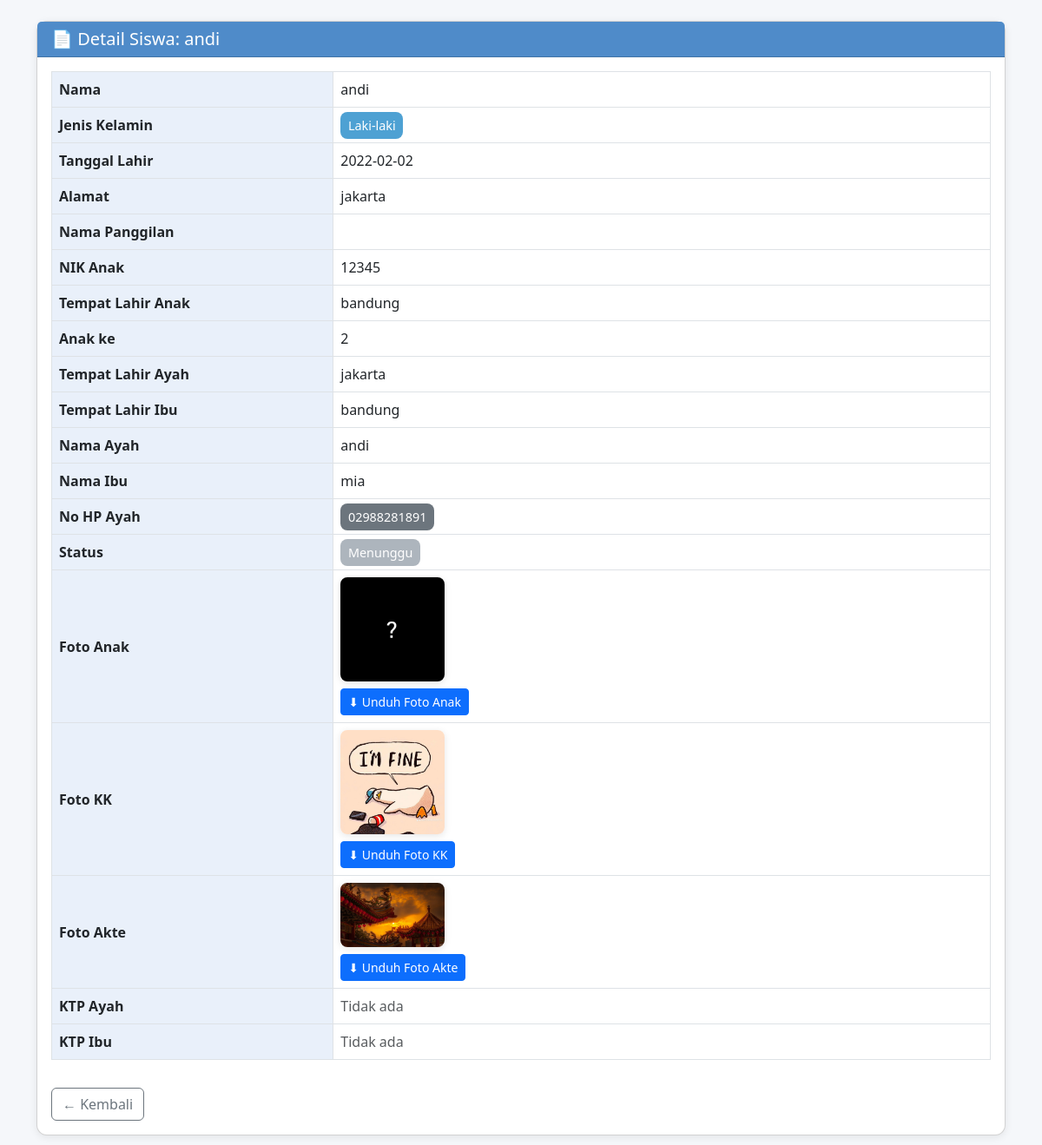
The app's page /admin/detail.php?id=13 (signed in) with its own data.
### tables this page shows
CREATE TABLE `siswa` (
  `id` int(11) NOT NULL,
  `nama` varchar(100) NOT NULL,
  `tanggal_lahir` date NOT NULL,
  `jenis_kelamin` enum('Laki-laki','Perempuan') NOT NULL,
  `alamat` text NOT NULL,
  `nama_ayah` varchar(100) NOT NULL,
  `nama_ibu` varchar(100) NOT NULL,
  `no_hp_ayah` varchar(20) NOT NULL,
  `foto_anak` varchar(255) NOT NULL,
  `foto_akte` varchar(255) DEFAULT NULL,
  `foto_kk` varchar(255) DEFAULT NULL,
  `status` enum('Menunggu','Sudah Di Konfirmasi','Ditolak') DEFAULT 'Menunggu',
  `nik_anak` varchar(25) DEFAULT NULL,
  `nama_panggilan` varchar(50) DEFAULT NULL,
  `anak_ke` int(11) DEFAULT NULL,
  `tempat_lahir_anak` varchar(100) DEFAULT NULL,
  `tempat_lahir_ayah` varchar(100) DEFAULT NULL,
  `tempat_lahir_ibu` varchar(100) DEFAULT NULL,
  `foto_ktp_ayah` varchar(255) DEFAULT NULL,
  `foto_ktp_ibu` varchar(255) DEFAULT NULL
);

### admin/detail.php (the view, shortened to what this page needs)
<?php
include '../config.php';
$id = intval($_GET['id']);
$query = mysqli_query($conn, "SELECT * FROM siswa WHERE id = $id");
$data = mysqli_fetch_assoc($query);
?>
<!DOCTYPE html>
<html lang="id">
<head>
  <link href="https://cdn.jsdelivr.net/npm/bootstrap@5.3.0/dist/css/bootstrap.min.css" rel="stylesheet">
</head>
<body class="p-4">
<div class="container">
  <div class="card">
    <div class="card-header">
      <h5 class="mb-0">📄 Detail Siswa: <?= htmlspecialchars($data['nama']) ?></h5>
    </div>
    <div class="card-body">
      <table class="table table-bordered align-middle">
        <tr><th>Nama</th><td><?= htmlspecialchars($data['nama']) ?></td></tr>
        <tr>
          <th>Jenis Kelamin</th>
          <td>
            <span class="badge-custom" style="background-color: <?= $data['jenis_kelamin'] === 'Laki-laki' ? '#4ea1d3' : '#dc8aa2' ?>;">
              <?= htmlspecialchars($data['jenis_kelamin']) ?>
            </span>
          </td>
        </tr>
        <tr><th>Tanggal Lahir</th><td><?= htmlspecialchars($data['tanggal_lahir']) ?></td></tr>
        <tr><th>Alamat</th><td><?= htmlspecialchars($data['alamat']) ?></td></tr>
        <tr><th>Nama Panggilan</th><td><?= htmlspecialchars($data['nama_panggilan']) ?></td></tr>
<tr><th>NIK Anak</th><td><?= htmlspecialchars($data['nik_anak']) ?></td></tr>
<tr><th>Tempat Lahir Anak</th><td><?= htmlspecialchars($data['tempat_lahir_anak']) ?></td></tr>
<tr><th>Anak ke</th><td><?= htmlspecialchars($data['anak_ke']) ?></td></tr>
<tr><th>Tempat Lahir Ayah</th><td><?= htmlspecialchars($data['tempat_lahir_ayah']) ?></td></tr>
<tr><th>Tempat Lahir Ibu</th><td><?= htmlspecialchars($data['tempat_lahir_ibu']) ?></td></tr>
        <tr><th>Nama Ayah</th><td><?= htmlspecialchars($data['nama_ayah']) ?></td></tr>
        <tr><th>Nama Ibu</th><td><?= htmlspecialchars($data['nama_ibu']) ?></td></tr>
        <tr><th>No HP Ayah</th><td><span class="badge-custom"><?= htmlspecialchars($data['no_hp_ayah']) ?></span></td></tr>
        <tr>
          <th>Status</th>
          <td>
            <span class="badge-custom" style="background-color: <?= $data['status'] === 'Diterima' ? '#198754' : '#adb5bd' ?>;">
              <?= htmlspecialchars($data['status']) ?>
            </span>
          </td>
        </tr>
        <tr>
          <th>Foto Anak</th>
          <td>
            <?php if (!empty($data['foto_anak'])): ?>
              <img src="../user/uploads/<?= htmlspecialchars($data['foto_anak']) ?>" class="img-preview"><br>
              <a href="../user/uploads/<?= htmlspecialchars($data['foto_anak']) ?>" download class="btn btn-sm btn-primary mt-2">⬇ Unduh Foto Anak</a>
            <?php else: ?>
              <span class="text-muted">Tidak ada</span>
            <?php endif; ?>
          </td>
        </tr>
        <tr>
          <th>Foto KK</th>
          <td>
            <?php if (!empty($data['foto_kk'])): ?>
              <img src="../user/uploads/<?= htmlspecialchars($data['foto_kk']) ?>" class="img-preview"><br>
              <a href="../user/uploads/<?= htmlspecialchars($data['foto_kk']) ?>" download class="btn btn-sm btn-primary mt-2">⬇ Unduh Foto KK</a>
            <?php else: ?>
              <span class="text-muted">Tidak ada</span>
            <?php endif; ?>
          </td>
        </tr>
        <tr>
          <th>Foto Akte</th>
          <td>
            <?php if (!empty($data['foto_akte'])): ?>
              <img src="../user/uploads/<?= htmlspecialchars($data['foto_akte']) ?>" class="img-preview"><br>
              <a href="../user/uploads/<?= htmlspecialchars($data['foto_akte']) ?>" download class="btn btn-sm btn-primary mt-2">⬇ Unduh Foto Akte</a>
            <?php else: ?>
              <span class="text-muted">Tidak ada</span>
            <?php endif; ?>
          </td>
        </tr>
        <th>KTP Ayah</th>
  <td>
    <?php if (!empty($data['foto_ktp_ayah'])): ?>
      <img src="../user/uploads/<?= htmlspecialchars($data['foto_ktp_ayah']) ?>" class="img-preview"><br>
      <a href="../user/uploads/<?= htmlspecialchars($data['foto_ktp_ayah']) ?>" download class="btn btn-sm btn-primary mt-2">⬇ Unduh KTP Ayah</a>
    <?php else: ?>
      <span class="text-muted">Tidak ada</span>
    <?php endif; ?>
  </td>
<tr>
  <th>KTP Ibu</th>
  <td>
    <?php if (!empty($data['foto_ktp_ibu'])): ?>
      <img src="../user/uploads/<?= htmlspecialchars($data['foto_ktp_ibu']) ?>" class="img-preview"><br>
      <a href="../user/uploads/<?= htmlspecialchars($data['foto_ktp_ibu']) ?>" download class="btn btn-sm btn-primary mt-2">⬇ Unduh KTP Ibu</a>
    <?php else: ?>
      <span class="text-muted">Tidak ada</span>
    <?php endif; ?>
  </td>
</tr>
      </table>
      <a href="data_pendaftaran.php" class="btn btn-outline-secondary mt-3">← Kembali</a>
    </div>
  </div>
</div>
</body>
</html>

### admin/detail.php (style rules this page uses)
body { background-color: #f5f7fa; font-family: 'Segoe UI', sans-serif; }
.card { border-radius: 12px; box-shadow: 0 2px 10px rgba(0,0,0,0.08); }
.card-header { background-color: #4f8bc9; color: white; border-radius: 12px 12px 0 0; }
.img-preview { max-width: 120px; border-radius: 8px; box-shadow: 0 2px 8px rgba(0,0,0,0.1); }
.table th { background-color: #e9f0fa; width: 30%; }
.badge-custom { background-color: #6c757d; color: white; font-size: 0.9em; padding: 0.4em 0.6em; border-radius: 0.5rem; }

### records on screen
siswa: nama "andi", jenis_kelamin "Laki-laki", tanggal_lahir "2022-02-02", alamat "jakarta", nik_anak "12345", tempat_lahir_anak "bandung", anak_ke "2", tempat_lahir_ayah "jakarta", tempat_lahir_ibu "bandung", nama_ayah "andi", nama_ibu "mia", no_hp_ayah "02988281891", status "Menunggu", foto_anak (picture), foto_kk (picture), foto_akte (picture)
